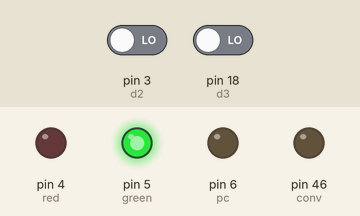
Recording of a sketch running on a simulated Arduino Mega 2560, built with avr-gcc and run on an emulated ATmega2560. Parts: output pins drawn as LEDs (lit = HIGH). The test bench sets the inputs (shaded band); at power-on: pin 3 (d2) LOW, pin 18 (d3) LOW.

Above: at 1.2 s.
1.3 s: pin 3 (d2) driven HIGH
At 3.6 s:
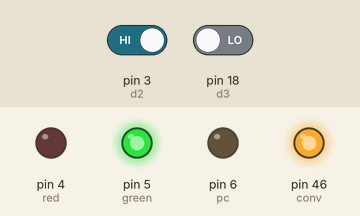
4.3 s: pin 18 (d3) driven HIGH
At 6.3 s:
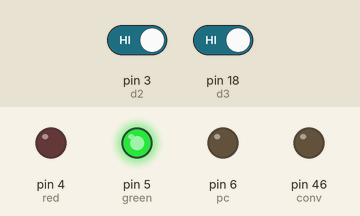
6.8 s: pin 18 (d3) driven LOW
At 7.8 s:
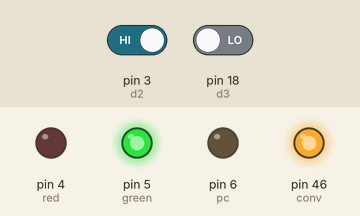
8.8 s: pin 18 (d3) driven HIGH
At 11.7 s:
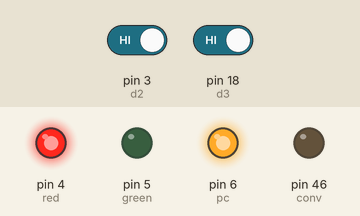
11.8 s: pin 18 (d3) driven LOW
At 14.8 s:
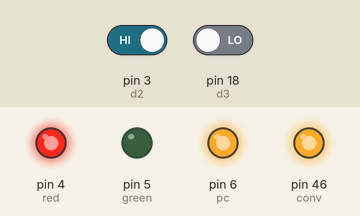
Timing chart, 0 to 15.8 s (numbered marks = the images above; inputs shaded):
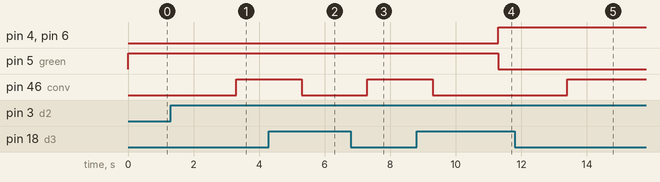

The sketch:

Project_mar12a.ino
```cpp
#define red 4
#define green 5
#define conv 46
#define d1 2
#define d2 3
#define d3 18
#define pc 6


bool b1 = true,b2 = false,b3 = false,b4 = false,b5 = false,b6 = false,b7 = false,b8 = false;
void setup() {
 pinMode(red,OUTPUT);
 pinMode(green,OUTPUT);
 pinMode(conv,OUTPUT);
 pinMode(d1,INPUT);
 pinMode(d2,INPUT);
 pinMode(d3,INPUT);
 pinMode(pc,OUTPUT);
  digitalWrite(red,LOW);
  digitalWrite(green,LOW);
  digitalWrite(conv,LOW);
  digitalWrite(pc,LOW);
  digitalWrite(green,HIGH);
}

void loop() {
  if(b1== true){
    if(digitalRead(d2)== HIGH){
      delay(2000);
    digitalWrite(conv,HIGH);
    b3 = true;
    b2 =false;
    b7 = true;
      b1 =false;
    }
  }
  if(b2==true){

  }
  if(b3== true){
    if(digitalRead(d3)== HIGH){
      digitalWrite(conv,LOW);
      digitalWrite(pc,HIGH);
      digitalWrite(red,HIGH);
      digitalWrite(green,LOW);
      delay(100);

      b1 = true;
      b3 =false;
    }
    else{
      b6 = true;
      }
    }
     if(b6==true){
    delay(2000);
    digitalWrite(conv,HIGH);
    b7= true;
    b6 =false;
  }
  if(b7== true){
    if(digitalRead(d3)== HIGH){
      digitalWrite(conv,LOW);
      b1 = true;
      b7 =false;
    }
  }

}
```

Measured:
- after the input at 1.3 s, pin 46 (conv): LOW → HIGH after 2.0 s
- after the input at 4.3 s, pin 46 (conv): HIGH → LOW after 1.0 s
- after the input at 6.8 s, pin 4 (red), pin 6 (pc): stays LOW (without the input it goes to HIGH after 0.50 s); pin 5 (green): stays HIGH (without the input it goes to LOW after 0.50 s); pin 46 (conv): LOW → HIGH after 0.50 s
- after the input at 8.8 s, pin 4 (red), pin 6 (pc): LOW → HIGH after 2.5 s; pin 5 (green): HIGH → LOW after 2.5 s; pin 46 (conv): HIGH → LOW after 0.50 s
- after the input at 11.8 s, pin 46 (conv): LOW → HIGH after 1.6 s
